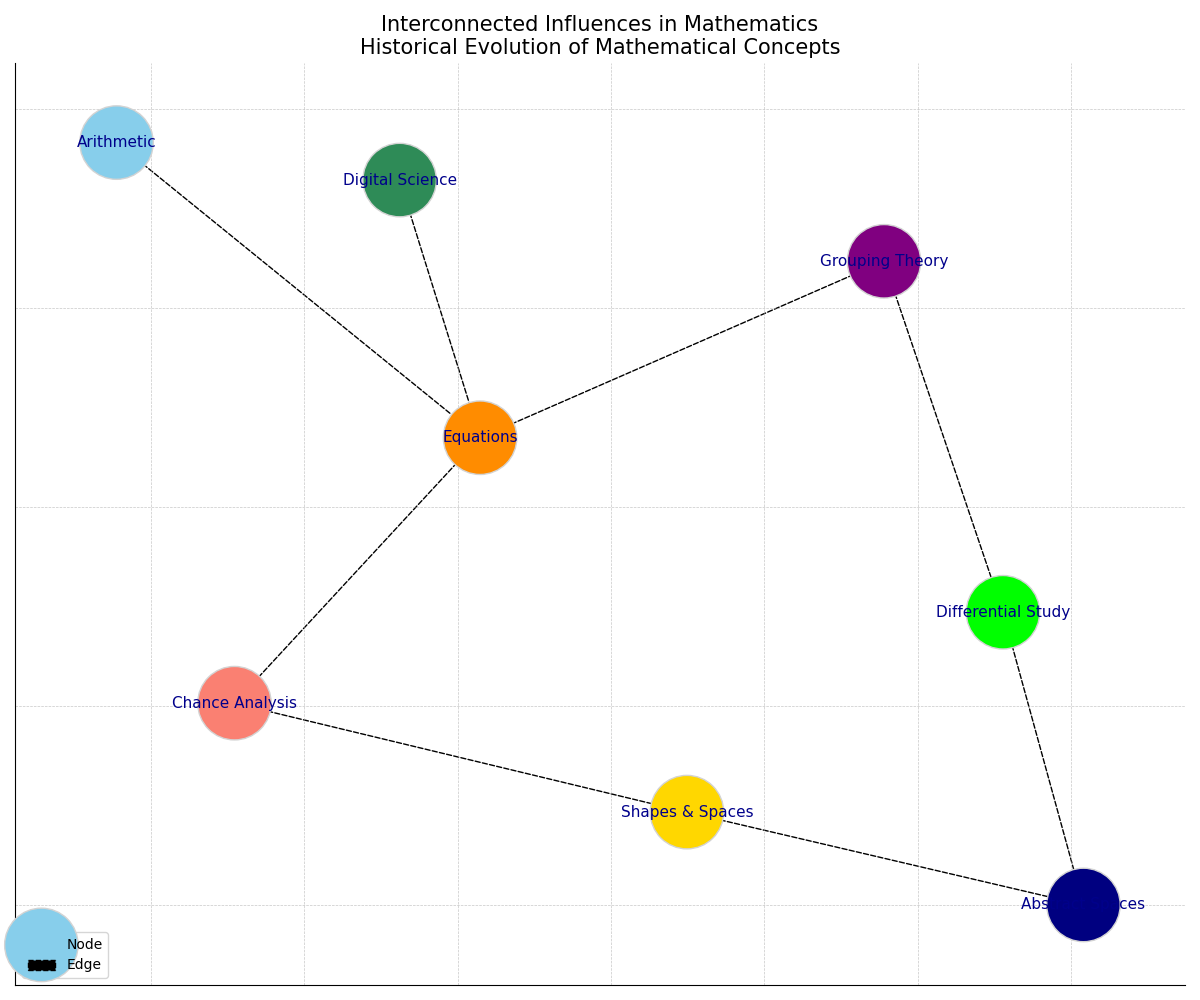

The script that drew this image:
import matplotlib.pyplot as plt
import networkx as nx

G = nx.DiGraph()

nodes = {
    'A': 'Arithmetic',
    'G': 'Digital Science',  # Changed to random group content
    'Al': 'Equations',
    'C': 'Chance Analysis',  # Changed to random group content
    'S': 'Grouping Theory',
    'P': 'Shapes & Spaces',  # Changed to random group content
    'T': 'Differential Study',  # Changed to random group content
    'CS': 'Abstract Spaces'  # Changed to random group content
}

G.add_nodes_from(nodes.keys())

edges = [
    ('A', 'Al'),
    ('G', 'Al'),
    ('Al', 'C'),
    ('C', 'P'),
    ('P', 'CS'),
    ('Al', 'S'),
    ('S', 'T'),
    ('T', 'CS')
]

G.add_edges_from(edges)

pos = nx.spring_layout(G, seed=24)

plt.figure(figsize=(12, 10))

node_colors = ['skyblue', 'seagreen', 'darkorange', 'salmon', 
               'purple', 'gold', 'lime', 'navy']

nx.draw_networkx_nodes(G, pos, node_color=node_colors, node_size=2800, edgecolors='lightgray')
nx.draw_networkx_labels(G, pos, labels=nodes, font_size=11, font_weight='medium', font_color='darkblue')
nx.draw_networkx_edges(G, pos, edgelist=edges, edge_color='black', arrows=True, arrowsize=15, arrowstyle='->', style='dashed')

plt.title('Interconnected Influences in Mathematics\nHistorical Evolution of Mathematical Concepts', fontsize=15, fontweight='regular')
plt.grid(True, linestyle='--', linewidth=0.5, alpha=0.7)
plt.legend(['Node', 'Edge'], loc='lower left', fontsize=10, frameon=True)
plt.gca().spines['top'].set_visible(False)
plt.gca().spines['right'].set_visible(False)

plt.axis('on')

plt.tight_layout()
plt.show()
